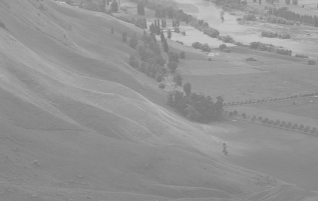
#> input picture Lab3_26.08 /Lab_test/Histo.png, 318 x 201 px
$ python 1.py
#> lines starting #> are read from the running program, lines starting #| are printed output that depends on the picture
import numpy as np
import cv2
import matplotlib.pyplot as plt

def calculate_histogram(image):
    histogram,_ = np.histogram(image,bins=256,range=(0,256))
    return histogram


def plot_histogram_rgb(count_r,count_v,count_eq_r,count_eq_v):
    hists = [count_r,count_v,count_eq_r,count_eq_v]
    colors = ['b','g','b','g']
    titles = ['Red Original Histogram','Val Original Histogram','Red Eqalized Histogram','Val Eqalized Histogram']

    plt.figure(figsize=(16,8))

    for i in range(4):
        plt.subplot(2, 2, i+1) # row, column , iteration
        plt.bar(range(256),hists[i].ravel(),color=colors[i],width=1)
        plt.title(titles[i])
        plt.xlabel("Pixel values")
        plt.ylabel("Frequency")
        plt.xlim([0, 256]) #not necessary range fixed in x axis

    plt.tight_layout()
    plt.show(block=False)
    plt.pause(10)
    plt.close()

if __name__ == "__main__":
    img_path = 'Histo.png'

    img_bgr = cv2.imread(img_path)
#> img_bgr is the input picture: shape (201, 318, 3); min 119, max 203, mean 147.8
    img_hsv = cv2.cvtColor(img_bgr,cv2.COLOR_BGR2HSV)
#> img_hsv: shape (201, 318, 3); mean H, S, V 0, 0, 147.8

    #opencv  b,g,r format read
    b,g,r = cv2.split(img_bgr)
    h,s,v = cv2.split(img_hsv)
#> h: shape (201, 318); every value is 0

    #for plotting
    hist_r = calculate_histogram(r)
#> in calculate_histogram, `histogram,_ = np.histogram(image,bins=256,range=(0,256))`: histogram = 256 values, max 2782 at index 137, min 0 at index 0, mean 249.7
#> hist_r has the same summary as histogram in calculate_histogram
    hist_v = calculate_histogram(v)
#> hist_v has the same summary as histogram in calculate_histogram
    hist_b = calculate_histogram(b)
#> hist_b has the same summary as histogram in calculate_histogram


    r_eq = cv2.equalizeHist(r)
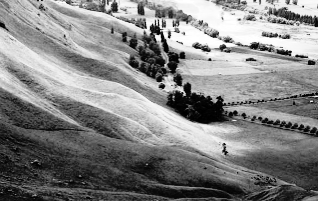
#> r_eq: shape (201, 318); min 0, max 255, mean 130.7
    v_eq = cv2.equalizeHist(v)

    hist_r_eq = calculate_histogram(r_eq)
#> hist_r_eq = 256 values, max 2782 at index 62, min 0 at index 6, mean 249.7
    hist_v_eq = calculate_histogram(v_eq)
#> hist_v_eq has the same summary as hist_r_eq


    plot_histogram_rgb(hist_r,hist_b,hist_r_eq,hist_v_eq)
#> in plot_histogram_rgb, `plt.show(block=False)`:
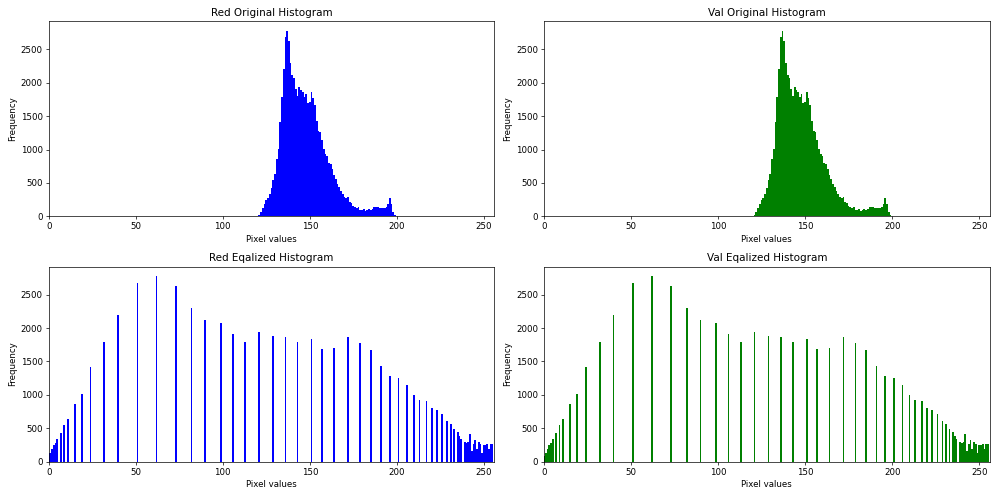
#> figure drawn by matplotlib, 4 panels; panel 1: tallest bar 2782 high, from x = 136.5 to 137.5; panel 2: tallest bar 2782 high, from x = 136.5 to 137.5; panel 3: tallest bar 2782 high, from x = 61.5 to 62.5; panel 4: tallest bar 2782 high, from x = 61.5 to 62.5


    img_bgr_eq =cv2.merge([b,g,r_eq])
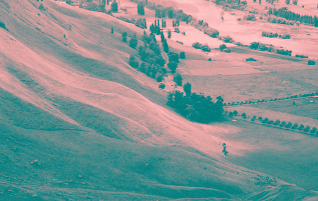
#> img_bgr_eq: shape (201, 318, 3); mean B, G, R 147.8, 147.8, 130.7

    img_hsv_eq =cv2.merge([h,s,v_eq])
#> img_hsv_eq: shape (201, 318, 3); mean H, S, V 0, 0, 130.7
    img_hsv_eq_bgr= cv2.cvtColor(img_hsv_eq,cv2.COLOR_HSV2BGR)


    cv2.imshow("input RGB image",img_bgr)
    cv2.imshow("RGB",img_bgr_eq)
    cv2.imshow("HSV",img_hsv_eq_bgr)

    cv2.waitKey(0)
    cv2.destroyAllWindows()
